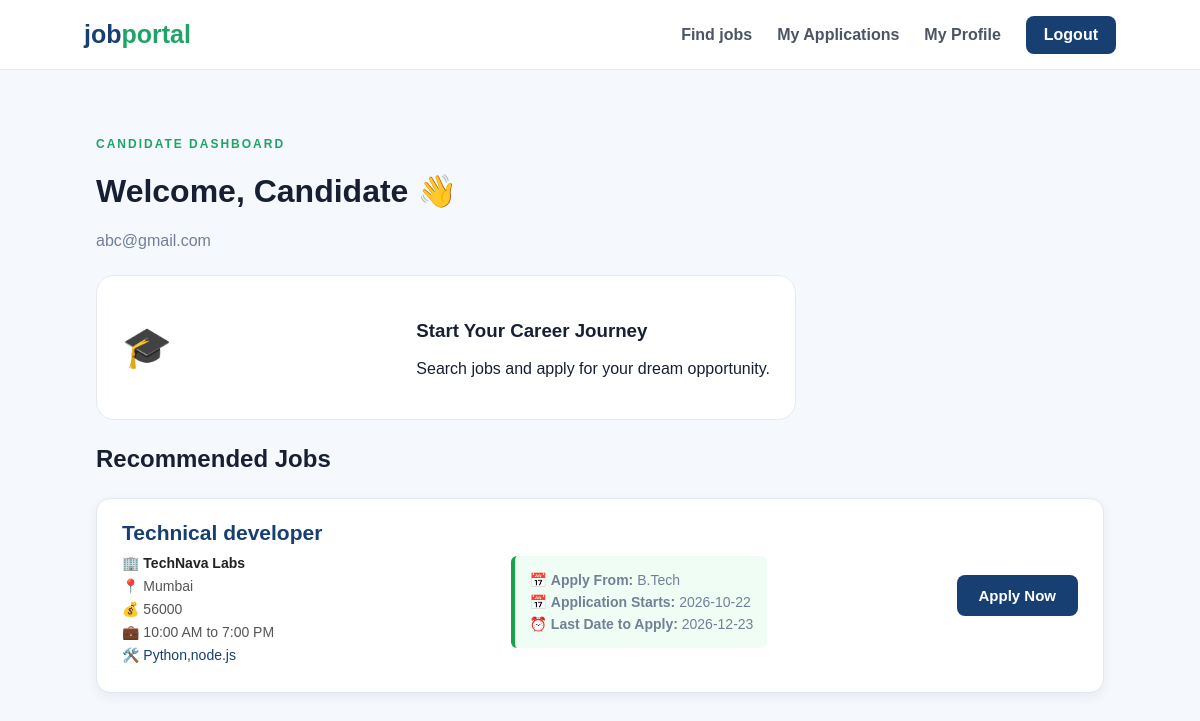
The page /candidate (signed in) on the database its author committed.
### tables this page shows
CREATE TABLE jobs (
            id INTEGER PRIMARY KEY AUTOINCREMENT,
            title TEXT NOT NULL,
            company TEXT NOT NULL,
            location TEXT NOT NULL,
            salary TEXT,
            duration TEXT,
            skills TEXT
        , status TEXT DEFAULT 'Active', qualification TEXT DEFAULT 'Any Graduate', start_date TEXT, deadline TEXT);

### app.py (the view)
@app.route("/candidate")
def candidate_dashboard():
    if session.get("role", "").lower() != "candidate":
        return redirect(url_for("login"))
    conn = get_db()
    try:
        profile = conn.execute(
            "SELECT graduation, skills FROM profiles WHERE user_id = ?",
            (session.get("user_id"),)
        ).fetchone()
        graduation = ""
        candidate_skills = ""
        if profile:
            graduation = (
                profile["graduation"] or ""
            ).strip()
            candidate_skills = (
                profile["skills"] or ""
            ).strip()
        all_jobs = conn.execute(
            "SELECT * FROM jobs ORDER BY id DESC"
        ).fetchall()
        recommended_jobs = []
        qualification = graduation.lower()
        candidate_skill_list = [
            skill.strip().lower()
            for skill in candidate_skills.split(",")
            if skill.strip()
        ]
        for job in all_jobs:
            required_qualification = (
                (job["qualification"] if "qualification" in job.keys() else "Any Graduate")
            ).strip().lower()
            job_skills = (
                job["skills"] or ""
            ).lower()
            qualification_match = (
                required_qualification == "any graduate"
                or (
                    qualification
                    and required_qualification in qualification
                )
            )
            skills_match = any(
                skill in job_skills
                for skill in candidate_skill_list
            )
            if qualification_match or skills_match:
                recommended_jobs.append(job)
        return render_template(
            "candidate.html",
            email=session.get("email"),
            jobs=recommended_jobs,
            qualification=graduation
        )
    finally:
        conn.close()

### app.py (called while the page is built)
def get_db():
    conn = sqlite3.connect(DB)
    conn.row_factory = sqlite3.Row
    return conn

### templates/candidate.html (shortened to what this page needs)
<!DOCTYPE html>
<html>
<head>
    <link rel="stylesheet" href="{{ url_for('static', filename='css/style.css') }}">
</head>
<body>
    <nav>
        <div class="logo">
            job<span>portal</span>
        </div>
        <div class="navlinks">
            <a href="/jobs">
                Find jobs
            </a>
            <a href="/dashboard">
                My Applications
            </a>
            <a href="{{ url_for('profile') }}">
                My Profile
            </a>
            <a href="/logout" class="login-link">
                Logout
            </a>
        </div>
    </nav>
    <main class="page">
        <p class="eyebrow">
            CANDIDATE DASHBOARD
        </p>
        <h1>
            Welcome, Candidate 👋
        </h1>
        <p class="muted">
            {{ email }}
        </p>
        <div class="dashboard-card">
            <div class="dashboard-icon">
                🎓
            </div>
            <div>
                <h3>
                    Start Your Career Journey
                </h3>
                <p>
                    Search jobs and apply
                    for your dream opportunity.
                </p>
            </div>
        </div>
        <h2>
            Recommended Jobs
        </h2>
        <div class="recommended-jobs">
            {% if jobs %}
            {% for job in jobs %}
            <div class="job-card">
                <div class="job-info">
                    <h3>{{ job[1] }}</h3>
                    <p class="company">
                        🏢 {{ job[2] }}
                    </p>
                    <p>
                        📍 {{ job[3] }}
                    </p>
                    <p>
                        💰 {{ job[4] }}
                    </p>
                    <p>
                        💼 {{ job[5] }}
                    </p>
                    <p class="skills">
                        🛠️ {{ job[6] }}
                    </p>
                </div>
                {% if job['start_date'] or job['deadline'] %}
                <div class="application-dates">
                    {% if job|length > 9 and job[8] %} <p> 📅 <strong>Apply From:</strong> {{ job[8] }} </p> {% endif %}
                    {% if job['start_date'] %}
                    <p>
                        📅 <strong>Application Starts:</strong>
                        {{ job['start_date'] }}
                    </p>
                    {% endif %}
                    {% if job['deadline'] %}
                    <p>
                        ⏰ <strong>Last Date to Apply:</strong>
                        {{ job['deadline'] }}
                    </p>
                    {% endif %}
                </div>
                {% else %}
                <p class="application-dates">
                    📅 Application dates not available
                </p>
                {% endif %}
                <div class="job-action">
                    <a href="{{ url_for('apply', job_id=job[0]) }}" class="apply-btn">
                        Apply Now
                    </a>
                </div>
            </div>
            {% endfor %}
            {% else %}
            <p class="no-jobs">
                No jobs matching your qualification were found.
                Please update your education in My Profile.
            </p>
            {% endif %}
        </div>
    </main>
</body>
</html>

### static/css/style.css (style rules this page uses)
* { box-sizing: border-box }
body { margin: 0; font-family: Inter, Arial, sans-serif; background: #f7f9fc; color: #172033 }
nav { height: 72px; background: #fff; border-bottom: 1px solid #e8edf4; display: flex; align-items: center; justify-content: space-between; padding: 0 7%; position: sticky; top: 0; z-index: 5 }
.logo { font-size: 25px; font-weight: 800; color: #173f72 }
.logo span { color: #26a269 }
.navlinks { display: flex; gap: 28px; align-items: center }
.navlinks a { color: #4b5568; text-decoration: none; font-weight: 600 }
.eyebrow { font-size: 12px; letter-spacing: 2px; font-weight: 800; color: #269565 }
.section, .page { padding: 65px 9% }
.job-card { background: #fff; border: 1px solid #e5eaf0; border-radius: 18px; padding: 22px; display: grid; grid-template-columns: 58px 1fr; box-shadow: 0 8px 25px #17203308 }
.company { font-size: 18px; color: #667085 }
.dashboard-card { display: flex; align-items: center; gap: 20px; background: #fff; padding: 25px; border-radius: 18px; border: 1px solid #e5eaf0; margin: 25px 0; max-width: 550px }
* { box-sizing: border-box; }
body { margin: 0; font-family: Arial, sans-serif; background: #f5f8fc; color: #172033; }
.logo { font-size: 25px; font-weight: 800; color: #173f72; }
.logo span { color: #20a366; }
nav { height: 70px; background: white; display: flex; align-items: center; justify-content: space-between; padding: 0 7%; border-bottom: 1px solid #e5eaf0; }
.navlinks { display: flex; gap: 25px; align-items: center; }
.navlinks a { text-decoration: none; color: #4b5563; font-weight: 600; }
.login-link { background: #173f72; color: white !important; padding: 10px 18px; border-radius: 8px; }
.page { padding: 55px 8%; }
.eyebrow { color: #20a366; font-size: 12px; font-weight: bold; letter-spacing: 2px; }
.muted { color: #718096; }
.dashboard-card { background: white; border: 1px solid #e5eaf0; border-radius: 18px; padding: 25px; margin: 25px 0; display: flex; align-items: center; justify-content: space-between; gap: 20px; max-width: 700px; }
.dashboard-icon { font-size: 40px; }
.job-card { background: white; padding: 22px; border-radius: 16px; border: 1px solid #e5eaf0; }
.job-card p { color: #718096; }
.apply-btn { background: #123f9b; color: white; text-decoration: none; padding: 10px 12px; border-radius: 6px; font-size: 15px; font-weight: bold; transition: 0.2s; }
.recommended-jobs { margin-top: 25px; display: flex; flex-direction: column; gap: 18px; }
.job-card { background: white; border: 1px solid #e1e7ef; border-radius: 14px; padding: 22px 25px; display: flex; justify-content: space-between; align-items: center; box-shadow: 0 4px 12px rgba(0, 0, 0, 0.06); transition: 0.3s; }
.job-info h3 { margin: 0 0 10px; color: #173f72; font-size: 21px; }
.job-info p { margin: 7px 0; color: #555; font-size: 14px; }
.job-info .company { font-weight: 600; color: #222; }
.job-info .skills { color: #173f72; font-weight: 500; }
.apply-btn { display: inline-block; background: #173f72; color: white; text-decoration: none; padding: 12px 22px; border-radius: 8px; font-weight: 600; transition: 0.3s; }
.application-dates { margin-top: 12px; padding: 10px 14px; background: #f0fdf4; border-left: 4px solid #16a34a; border-radius: 6px; color: #166534; font-size: 14px; }
.application-dates p { margin: 6px 0; }

### rows shown on the page
jobs: title "Technical developer", company "TechNava Labs", location "Mumbai", salary "56000", duration "10:00 AM to 7:00 PM", skills "Python,node.js", qualification "B.Tech", start_date "2026-10-22", deadline "2026-12-23"

### other values the page prints
{{ email }} "abc@gmail.com"
